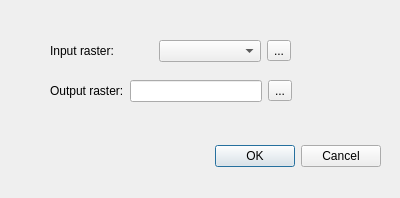
<?xml version="1.0" encoding="UTF-8"?>
<ui version="4.0">
 <class>rasterinversorDialogBase</class>
 <widget class="QDialog" name="rasterinversorDialogBase">
  <property name="geometry">
   <rect>
    <x>0</x>
    <y>0</y>
    <width>400</width>
    <height>198</height>
   </rect>
  </property>
  <property name="windowTitle">
   <string>raster inversor</string>
  </property>
  <widget class="QDialogButtonBox" name="button_box">
   <property name="geometry">
    <rect>
     <x>40</x>
     <y>140</y>
     <width>341</width>
     <height>32</height>
    </rect>
   </property>
   <property name="orientation">
    <enum>Qt::Horizontal</enum>
   </property>
   <property name="standardButtons">
    <set>QDialogButtonBox::Cancel|QDialogButtonBox::Ok</set>
   </property>
  </widget>
  <widget class="QWidget" name="">
   <property name="geometry">
    <rect>
     <x>50</x>
     <y>40</y>
     <width>241</width>
     <height>22</height>
    </rect>
   </property>
   <layout class="QHBoxLayout" name="horizontalLayout">
    <item>
     <widget class="QLabel" name="label">
      <property name="text">
       <string>Input raster:</string>
      </property>
     </widget>
    </item>
    <item>
     <widget class="QComboBox" name="cb_inRaster"/>
    </item>
    <item>
     <widget class="QToolButton" name="tb_inRaster">
      <property name="text">
       <string>...</string>
      </property>
     </widget>
    </item>
   </layout>
  </widget>
  <widget class="QWidget" name="">
   <property name="geometry">
    <rect>
     <x>50</x>
     <y>80</y>
     <width>242</width>
     <height>22</height>
    </rect>
   </property>
   <layout class="QHBoxLayout" name="horizontalLayout_2">
    <item>
     <widget class="QLabel" name="label_2">
      <property name="text">
       <string>Output raster:</string>
      </property>
     </widget>
    </item>
    <item>
     <widget class="QLineEdit" name="le_outRaster"/>
    </item>
    <item>
     <widget class="QToolButton" name="tb_outRaster">
      <property name="text">
       <string>...</string>
      </property>
     </widget>
    </item>
   </layout>
  </widget>
 </widget>
 <resources/>
 <connections>
  <connection>
   <sender>button_box</sender>
   <signal>accepted()</signal>
   <receiver>rasterinversorDialogBase</receiver>
   <slot>accept()</slot>
   <hints>
    <hint type="sourcelabel">
     <x>20</x>
     <y>20</y>
    </hint>
    <hint type="destinationlabel">
     <x>20</x>
     <y>20</y>
    </hint>
   </hints>
  </connection>
  <connection>
   <sender>button_box</sender>
   <signal>rejected()</signal>
   <receiver>rasterinversorDialogBase</receiver>
   <slot>reject()</slot>
   <hints>
    <hint type="sourcelabel">
     <x>20</x>
     <y>20</y>
    </hint>
    <hint type="destinationlabel">
     <x>20</x>
     <y>20</y>
    </hint>
   </hints>
  </connection>
 </connections>
</ui>
